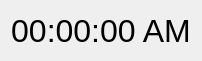
<?xml version="1.0" encoding="UTF-8"?>
<ui version="4.0">
 <class>vcRelojW</class>
 <widget class="QWidget" name="vcRelojW">
  <property name="geometry">
   <rect>
    <x>0</x>
    <y>0</y>
    <width>193</width>
    <height>61</height>
   </rect>
  </property>
  <property name="windowTitle">
   <string>Reloj</string>
  </property>
  <layout class="QVBoxLayout" name="verticalLayout">
   <item>
    <widget class="QLabel" name="vcRelojLbl">
     <property name="font">
      <font>
       <pointsize>24</pointsize>
      </font>
     </property>
     <property name="layoutDirection">
      <enum>Qt::LayoutDirection::LeftToRight</enum>
     </property>
     <property name="text">
      <string>00:00:00 AM</string>
     </property>
     <property name="alignment">
      <set>Qt::AlignmentFlag::AlignCenter</set>
     </property>
    </widget>
   </item>
  </layout>
 </widget>
 <resources/>
 <connections/>
</ui>
